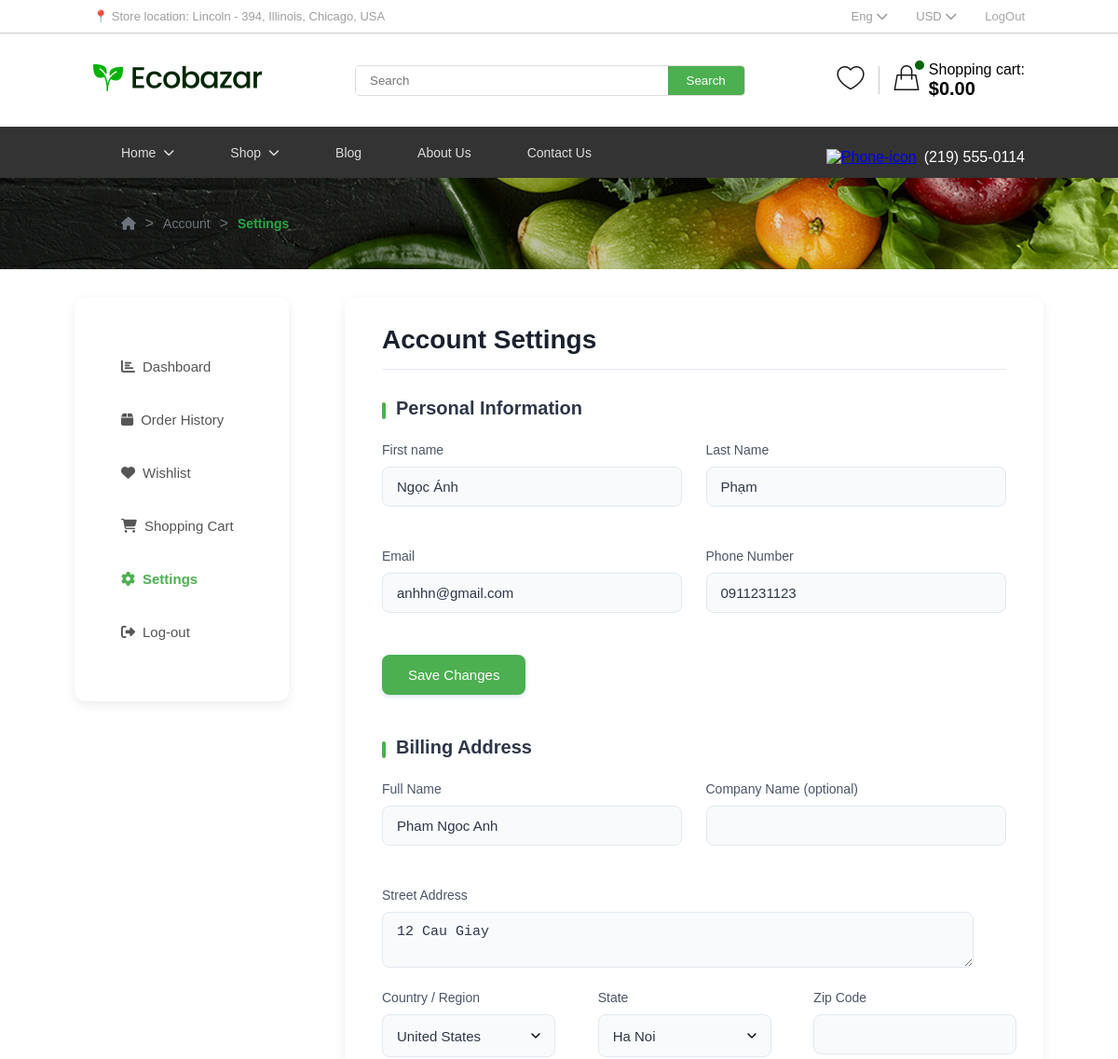
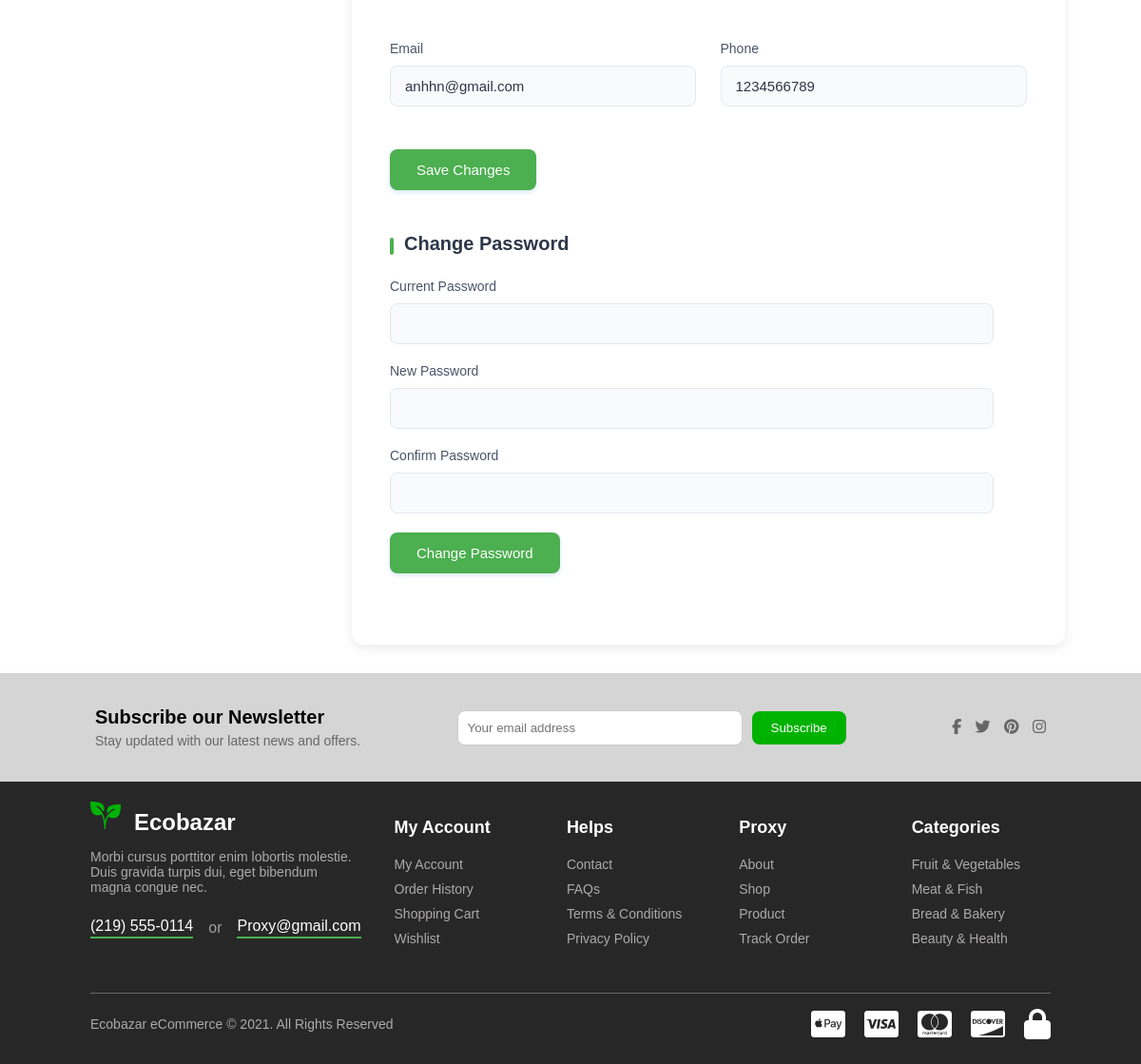
The page /settings.php (signed in) on the database its author committed (2 pictures, top to bottom).
### tables this page shows
CREATE TABLE `users` (
  `id` int(11) NOT NULL,
  `email` varchar(255) NOT NULL,
  `password` varchar(255) NOT NULL,
  `created_at` timestamp NOT NULL DEFAULT current_timestamp(),
  `remember_token` varchar(64) DEFAULT NULL,
  `token_expiry` datetime DEFAULT NULL,
  `first_name` varchar(50) DEFAULT NULL,
  `last_name` varchar(50) DEFAULT NULL,
  `phone` varchar(20) DEFAULT NULL
);

CREATE TABLE `orders` (
  `id` int(11) NOT NULL,
  `user_id` int(11) NOT NULL,
  `order_date` datetime DEFAULT current_timestamp(),
  `total` decimal(10,2) NOT NULL DEFAULT 0.00,
  `subtotal` decimal(10,2) NOT NULL,
  `discount` decimal(5,2) DEFAULT 0.00,
  `shipping_cost` decimal(10,2) DEFAULT 0.00,
  `product_count` int(11) DEFAULT 1,
  `status` varchar(50) DEFAULT 'Processing',
  `payment_method` varchar(50) NOT NULL,
  `billing_name` varchar(100) NOT NULL,
  `billing_address` text NOT NULL,
  `billing_email` varchar(100) NOT NULL,
  `billing_phone` varchar(20) NOT NULL,
  `shipping_name` varchar(100) NOT NULL,
  `shipping_address` text NOT NULL,
  `shipping_email` varchar(100) NOT NULL,
  `shipping_phone` varchar(20) NOT NULL,
  `created_at` timestamp NOT NULL DEFAULT current_timestamp()
);

### settings.php (the view, shortened to what this page needs)
<?php
$conn = new mysqli('localhost', 'root', '', 'ecobazar');
$user_id = $_SESSION['user_id'] ?? 1;
$user_query = $conn->query("SELECT * FROM users WHERE id = $user_id");
$user = $user_query->fetch_assoc();
$billing_query = $conn->query("SELECT
    billing_name,
    billing_address,
    billing_email,
    billing_phone,
    billing_name as first_name,
    SUBSTRING_INDEX(billing_name, ' ', -1) as last_name,
    '' as company,
    billing_address as address1,
    '' as address2,
    'US' as country,
    '' as state,
    '' as postcode
FROM orders
WHERE user_id = $user_id
ORDER BY created_at DESC
LIMIT 1");
$billing_address = $billing_query->fetch_assoc();
include './includes/head.php';
?>
<link rel="stylesheet" href="./assets/style.css">
<div class="breadcrumb-container">
    <div class="breadcrumb">
        <a href="dashboard.php" title="Home"><i class="fas fa-home"></i></a>
        <span> > </span>
        <a href="dashboard.php">Account</a>
        <span> > </span>
        <a href="settings.php" class="active">Settings</a>
    </div>
</div>
<div class="settings-container">
    <div class="settings-layout">
        <?php include './includes/dash.php'; ?>
        <div class="main-content">
            <div class="settings-main-content">
                <h1 class="settings-title">Account Settings</h1>
                <div class="settings-section">
                    <h2>Personal Information</h2>
                    <form id="personalInfoForm" class="settings-form" method="post">
                        <div class="form-row">
                            <div class="form-group">
                                <label>First name</label>
                                <input type="text" name="first_name" value="<?php echo htmlspecialchars($user['first_name'] ?? ''); ?>" class="form-input">
                            </div>
                            <div class="form-group">
                                <label>Last Name</label>
                                <input type="text" name="last_name" value="<?php echo htmlspecialchars($user['last_name'] ?? ''); ?>" class="form-input">
                            </div>
                        </div>
                        <div class="form-row">
                            <div class="form-group">
                                <label>Email</label>
                                <input type="email" name="email" value="<?php echo htmlspecialchars($user['email'] ?? ''); ?>" class="form-input">
                            </div>
                            <div class="form-group">
                                <label>Phone Number</label>
                                <input type="tel" name="phone" value="<?php echo htmlspecialchars($user['phone'] ?? ''); ?>" class="form-input">
                            </div>
                        </div>
                        <button type="submit" name="update_personal" class="save-btn">Save Changes</button>
                    </form>
                </div>
                <div class="settings-section">
                    <h2>Billing Address</h2>
                    <form id="billingAddressForm" class="settings-form" method="post">
                        <div class="form-row">
                            <div class="form-group">
                                <label>Full Name</label>
                                <input type="text" name="billing_name" value="<?php echo htmlspecialchars($billing_address['billing_name'] ?? ''); ?>" class="form-input">
                            </div>
                            <div class="form-group">
                                <label>Company Name (optional)</label>
                                <input type="text" name="company" value="<?php echo htmlspecialchars($billing_address['company'] ?? ''); ?>" class="form-input">
                            </div>
                        </div>
                        <div class="form-group">
                            <label>Street Address</label>
                            <textarea name="billing_address" class="form-input"><?php echo htmlspecialchars($billing_address['billing_address'] ?? ''); ?></textarea>
                        </div>
                        <div class="form-row">
                            <div class="form-group">
                                <label>Country / Region</label>
                                <select name="country" class="form-input">
                                    <option value="US" <?php echo (isset($billing_address['country']) && $billing_address['country'] == 'US') ? 'selected' : ''; ?>>United States</option>
                                </select>
                            </div>
                            <div class="form-group">
                                <label>State</label>
                                <select name="state" class="form-input">
                                    <option value="Ha Noi" <?php echo (isset($billing_address['state']) && $billing_address['state'] == 'Ha Noi') ? 'selected' : ''; ?>>Ha Noi</option>
                                </select>
                            </div>
                            <div class="form-group">
                                <label>Zip Code</label>
                                <input type="text" name="postcode" value="<?php echo htmlspecialchars($billing_address['postcode'] ?? ''); ?>" class="form-input">
                            </div>
                        </div>
                        <div class="form-row">
                            <div class="form-group">
                                <label>Email</label>
                                <input type="email" name="billing_email" value="<?php echo htmlspecialchars($billing_address['billing_email'] ?? $user['email']); ?>" class="form-input">
                            </div>
                            <div class="form-group">
                                <label>Phone</label>
                                <input type="tel" name="billing_phone" value="<?php echo htmlspecialchars($billing_address['billing_phone'] ?? $user['phone']); ?>" class="form-input">
                            </div>
                        </div>
                        <button type="submit" name="update_billing" class="save-btn">Save Changes</button>
                    </form>
                </div>
                <div class="settings-section">
                    <h2>Change Password</h2>
                    <form id="changePasswordForm" class="settings-form" method="post">
                        <div class="form-group">
                            <label>Current Password</label>
                            <input type="password" name="current_password" class="form-input">
                        </div>
                        <div class="form-group">
                            <label>New Password</label>
                            <input type="password" name="new_password" class="form-input">
                        </div>
                        <div class="form-group">
                            <label>Confirm Password</label>
                            <input type="password" name="confirm_password" class="form-input">
                        </div>
                        <button type="submit" name="change_password" class="save-btn">Change Password</button>
                    </form>
                </div>
            </div>
        </div>
    </div>
</div>
</div>
<?php include './includes/footer.php'; ?>

### assets/style.css (style rules this page uses)
body { margin: 0; font-family: Arial, sans-serif; }
.breadcrumb-container { background: url('image/Breadcrumbs.png') no-repeat center; background-size: cover; padding: 30px 60px; display: flex; align-items: center; }
.breadcrumb { display: flex; align-items: center; font-family: 'Arial', sans-serif; padding: 10px 70px; }
.breadcrumb a { text-decoration: none; color: #6c757d; font-size: 14px; transition: color 0.3s ease; }
.breadcrumb span { margin: 0 10px; color: #6c757d; }
.breadcrumb a.active { color: #28a745; font-weight: bold; }
.main-content { display: flex; flex-direction: column; gap: 20px; margin: 0 auto; min-width: 750px; max-width: 850px; }
.settings-container { max-width: 1200px; padding: 0 20px; margin: 0 auto; }
.settings-layout { display: flex; gap: 40px; min-height: calc(100vh - 150px); align-items: flex-start; }
.settings-main-content { flex: 1; background: white; border-radius: 12px; padding: 30px 40px; box-shadow: 0 4px 12px rgba(0, 0, 0, 0.08); gap: 20px; }
.settings-title { font-size: 28px; margin: 0 0 30px; color: #1a202c; padding-bottom: 15px; border-bottom: 1px solid #e2e8f0; font-weight: 600; }
.settings-section { margin-bottom: 45px; }
.settings-section h2 { font-size: 20px; margin: 0 0 25px; color: #2d3748; font-weight: 600; position: relative; padding-left: 15px; }
.settings-section h2::before { content: ''; position: absolute; left: 0; top: 5px; height: 18px; width: 4px; background-color:#4caf50; border-radius: 2px; }
.settings-form { max-width: 800px; }
.form-row { display: flex; gap: 25px; margin-bottom: 25px; }
.form-group { flex: 1; margin-bottom: 20px; }
.form-group label { display: block; margin-bottom: 10px; font-weight: 500; color: #4a5568; font-size: 14px; }
.form-input { width: 90%; padding: 12px 15px; border: 1px solid #e2e8f0; border-radius: 8px; font-size: 15px; transition: all 0.3s; background-color: #f8fafc; color: #2d3748; }
select.form-input { height: 46px; appearance: none; background-repeat: no-repeat; background-position: right 12px center; background-size: 16px; }
.save-btn { padding: 13px 28px; background-color: #4caf50; color: white; border: none; border-radius: 8px; font-size: 15px; font-weight: 500; cursor: pointer; transition: all 0.3s; box-shadow: 0 2px 5px rgba(49, 130, 206, 0.2); }

### rows shown on the page
users: first_name "Ngọc Ánh", last_name "Phạm", email "anhhn@gmail.com", phone "0911231123"
orders: billing_name "Pham Ngoc Anh", billing_address "12 Cau Giay", billing_email "anhhn@gmail.com", billing_phone "1234566789"

### other values the page prints
$cartTotal "0.00"
$item[0] "Dashboard"
$item[0] "Order History"
$item[0] "Wishlist"
$item[0] "Shopping Cart"
$item[0] "Settings"
$item[0] "Log-out"
